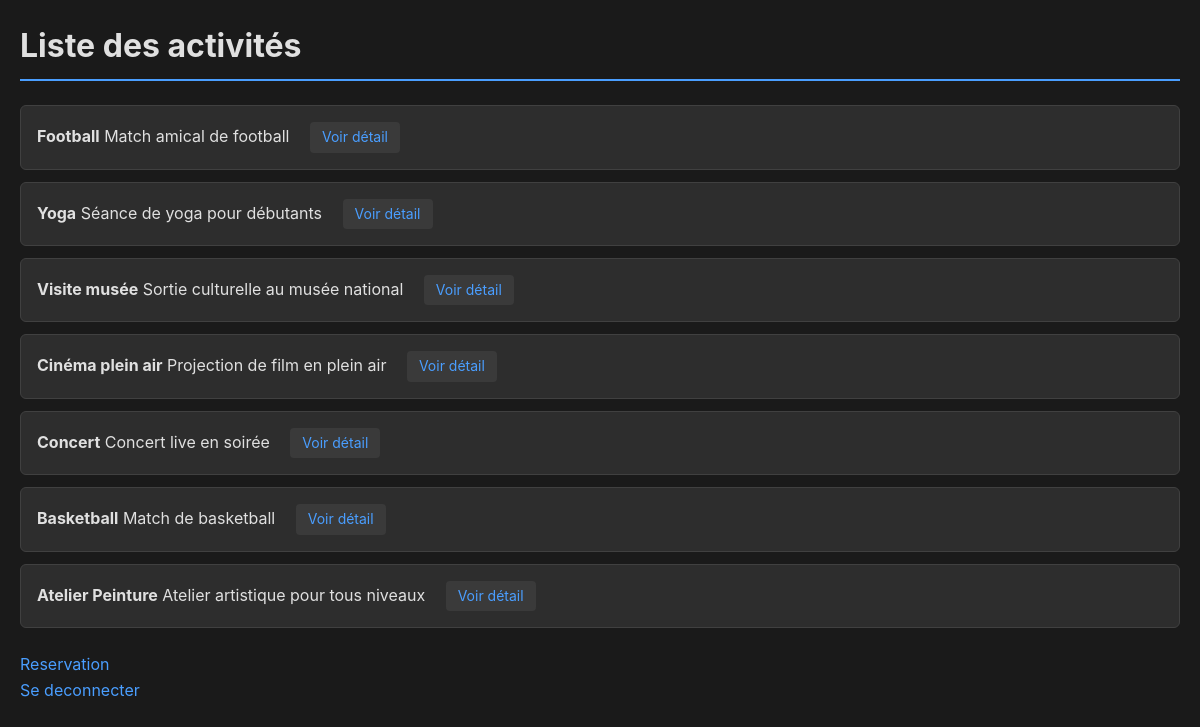
The page / (signed in) on the database its author committed.
### tables this page shows
CREATE TABLE `activities` (
  `id` int NOT NULL,
  `nom` varchar(150) NOT NULL,
  `type_id` int NOT NULL,
  `places_disponibles` int NOT NULL,
  `description` text,
  `datetime_debut` datetime NOT NULL,
  `duree` int NOT NULL
);

### app/controllers/ActivityController.php (called while the page is built, shortened)
<?php
require_once './app/utils/Render.php';
require_once './app/models/ActiviteModel.php';
class ActivityController extends Bdd {
    private ActiviteModel $activiteModel;
    public function __construct()
    {
        $this->activiteModel = new ActiviteModel();
    }
    public function index(): void
    {
        $userId = $_SESSION['user_id'] ?? null;
        $roleData = $this->activiteModel->getRoleByUserId($userId);
        $user = $roleData['role'] ?? null;
        $activites = $this->activiteModel->getAllActivities();
        $data = [
            'title' => 'Liste des activités',
            'reserv' => $activites,
            'role' => $user
        ];
        $this->renderView('activity/index', $data);
    }
}

### index.php (called while the page is built, shortened)
<?php
require_once './app/utils/Router.php';
$router = new Router();
$router->dispatch($_SERVER['REQUEST_URI']);

### app/utils/Bdd.php (called while the page is built, shortened)
<?php
abstract class Bdd{
  private function connect():void
  {
    $this->co = new PDO(
      'mysql:host='. $_ENV['db_host'] .';dbname='. $_ENV['db_name'],
      $_ENV['db_user'],
      $_ENV['db_pwd']
    );
  }
}

### app/models/ActiviteModel.php (called while the page is built, shortened)
<?php
class ActiviteModel extends Bdd {
  public function getAllActivities(): array {
    $activites = $this->co->prepare('SELECT * FROM activities');
    $activites->execute();
    return $activites->fetchAll(PDO::FETCH_ASSOC);
  }
}

### app/views/activity/index.php (the view, shortened to what this page needs)
<!DOCTYPE html>
<html lang="fr">
<head>
    <link rel="stylesheet" href="app/public/css/style.css">
</head>
<body>
<h1>Liste des activités</h1>
<?php if (empty($reserv)) : ?>
    <p>Aucune activité pour le moment.</p>
<?php else : ?>
    <ul>
        <?php foreach ($reserv as $act) : ?>
            <li>
                <strong><?= htmlspecialchars($act['nom']) ?></strong>
                 <?= htmlspecialchars($act['description']) ?>
                <a href="activity/show/<?= $act['id'] ?>">Voir détail</a>
            </li>
        <?php endforeach; ?>
    </ul>
<?php endif; ?>
<a href="/MVC/reservation">Reservation</a>
<br>
<p><a href="user/logout">Se deconnecter</a></p>
</body>
</html>

### app/utils/Router.php (shortened to what this page needs)
<?php
class Router {
    public function dispatch($url) {
        $url = trim($url, '/');
        $url = explode('/', $url);
        if (empty($url[1]) || $url[1] === '') {
            $controllerName = 'ActivityController';
            $methodName = 'index';
            $params = [];
        } else {
            $controllerName = ucfirst($url[1]) . 'Controller';
            $methodName = $url[2] ?? 'index';
            $params = array_slice($url, 3);
        }
        $controllerFile = "./app/controllers/$controllerName.php";
        if (file_exists($controllerFile)) {
            $controller = new $controllerName;
            if (method_exists($controller, $methodName)) {
                call_user_func_array([$controller, $methodName], $params);
            } else {
                http_response_code(404);
                require './app/views/404.php';
                exit;
            }
        } else {
                http_response_code(404);
                require './app/views/404.php';
                exit;
        }
    }
}

### app/utils/Render.php (shortened to what this page needs)
<?php
trait Render{
  public function renderView(string $view, array $data = [], string $layout = 'layout')
  {
    extract($data);
    $viewPath = __DIR__ .'/../views/'. $view .'.php';
    if (file_exists($viewPath)) {
      require_once $viewPath;
      $content = ob_get_clean();
      require_once __DIR__ .'/../views/'. $layout .'.php';
    }
    else {
      die('<p>404</p>');
    }
  }
}

### app/views/layout.php (shortened to what this page needs)
<!DOCTYPE html>
<html lang="fr">
<head>
</head>
<body>
    <?= $content ?>
</body>
</html>

### app/public/css/style.css (style rules this page uses)
* { margin: 0; padding: 0; box-sizing: border-box; }
body { background-color: #1a1a1a; color: #e0e0e0; font-family: -apple-system, BlinkMacSystemFont, 'Segoe UI', Roboto, Oxygen, Ubuntu, Cantarell, sans-serif; line-height: 1.6; padding: 20px; max-width: 1200px; margin: 0 auto; }
h1 { font-size: 32px; margin-bottom: 24px; color: #e0e0e0; border-bottom: 2px solid #4a9eff; padding-bottom: 8px; }
p { margin-bottom: 16px; color: #b0b0b0; }
strong { color: #e0e0e0; }
a { color: #4a9eff; text-decoration: none; transition: color 0.3s ease; }
ul { list-style: none; margin-bottom: 24px; }
ul li { background-color: #2d2d2d; padding: 16px; margin-bottom: 12px; border-radius: 6px; border: 1px solid #404040; transition: transform 0.2s ease, box-shadow 0.2s ease; }
ul li a { display: inline-block; margin-left: 16px; padding: 4px 12px; background-color: #3a3a3a; border-radius: 4px; font-size: 14px; }

### rows shown on the page
activities: nom "Football", description "Match amical de football"
activities: nom "Yoga", description "Séance de yoga pour débutants"
activities: nom "Visite musée", description "Sortie culturelle au musée national"
activities: nom "Cinéma plein air", description "Projection de film en plein air"
activities: nom "Concert", description "Concert live en soirée"
activities: nom "Basketball", description "Match de basketball"
activities: nom "Atelier Peinture", description "Atelier artistique pour tous niveaux"
